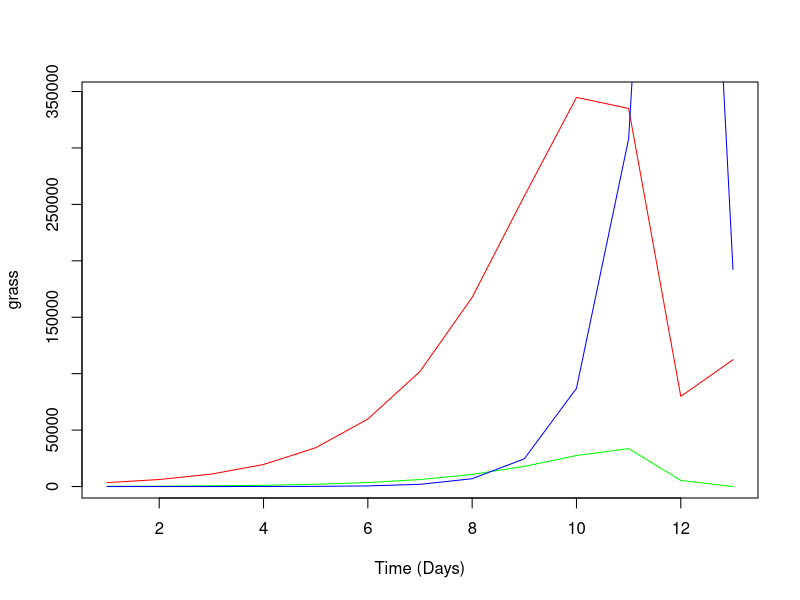

Here is the R script that generated this plot:
library(ggplot2)

#simulaton_length
days <- 3*365

#Parameters
o2_level <- 0.16
temperature <- 22
rain <- 22
daytime_hours <- 12

#Plants and animals can be franctions meaning eg. junger animals

#Plants
grass <- c(3500) #let's start with 1 ton of grass
grass_preferred_temp <- 25
#Grazers
cow=c(200)
cow_preferred_temp <- 24
#Predators
wolf=c(1)
wolf_preferred_temp <- 18

#time flies
for (time in 2:days)
{
  #plant growth
  grass <- append(grass, (grass[time-1] + grass[time-1]*o2_level*dnorm(temperature, mean=grass_preferred_temp, sd=5)*(rain/100)*(daytime_hours*100)))

  #cows live and eat grass
  #a cow needs 20kg of grass a day
  if (grass[time] < 20*(cow[time-1]+1)){ #if there is not enough grass for at leat one more cow
    #if there is enough grass for every cow
    if (grass[time] >= 20*cow[time-1]){
      cow <- append(cow, cow[time-1]) #number of cows remain the same
      grass[time] <- grass[time] - 20*cow[time]
    }
    else{ #not enough grass for every cows
      cow <- append(cow, grass[time]/20) #only that many cows remains that has enough food
      grass[time] <- grass[time] - 20*cow[time]
    }
  }
  else{ #if there is enough grass
    cow <- append(cow, cow[time-1]*(1+20*dnorm(temperature, mean=cow_preferred_temp, sd=10)))
    grass[time] <- grass[time] - 20*cow[time]
  }
  
  #wolf live and hunt
  #a wolf needs a quarter cow every 5th day let it be 1/20 cows per day
  if (cow[time] < (1/20)*(wolf[time-1]+1)){ #if there is not enough cow for at leat one more wolf
    #if there is enough cow for every wolf
    if (cow[time] >= (1/20)*wolf[time-1]){
      wolf <- append(wolf, wolf[time-1]) #number of wolves remain the same
      cow[time] <- cow[time] - (1/20)*cow[time]
    }
    else{ #not enough cow for every wolves
      wolf <- append(wolf, cow[time]/(1/20)) #only that many wolves remain that has enough food
      cow[time] <- cow[time] - (1/20)*wolf[time]
    }
  }
  else{ #if there is enough cow
    wolf <- append(wolf, wolf[time-1]*(1+98.915*dnorm(temperature, mean=wolf_preferred_temp, sd=15)))
    cow[time] <- cow[time] - (1/20)*wolf[time]
  }
  
if (grass[time] < 1) {
  cat("no more grass at", time)
  break}
else if (cow[time] < 1) {
  cat("no more cow at", time)
  break}
else if (wolf[time] < 1) {
  cat("no more wolves at ", time)
}
  
} #end of time, the world and everything


#Plot
plot(grass, type='l', col='red', xlab='Time (Days)')
lines(cow, col='green')
lines(wolf, col='blue')